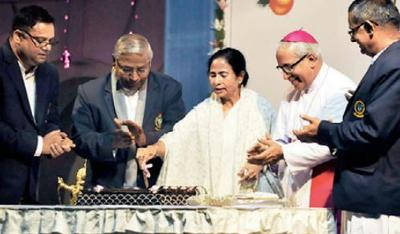
%> input picture 6th_sem/MATLAB/20th-Feb-2018/image3.jpg, 400 x 234 px
$ octave diagonal.m   (GNU Octave 9; MATLAB toolbox functions it lacks are replaced by stand-ins)
%> lines starting %> are read from the running program, lines starting %| are printed output that depends on the picture
%Problem-3:xxximage3.m : Write a program to convert any RGB image file to
%Gray scale. Use formula :  gs=.2989*r+.587*g+.114*b. Convert Gray scale
% image to B/W image. Paste Gray scale image and B/W image on RHS of
%RGB image
clc;
close all;
clear all;
file1=input('\nEnter your input Image File Name=','s');
%> the answer given: ../../../MATLAB/20th-Feb-2018/image3.jpg
file2=input('Enter your output image File Name=','s');
%> the answer given: out.png
x=imread(file1);
%> x is the input picture: size 234x400x3 uint8; mean R, G, B 131.7, 124.1, 122.7
[r,c,d]=size(x);
%> r = 234; c = 400; d = 3
p=1;
for i=1:r
    for j=p:c
        y(i,j,1)=.2989*x(i,j,1)+.587*x(i,j,2)+.114*x(i,j,3);
    end
    p=p+1;
    if p>c
        break;
    end
end
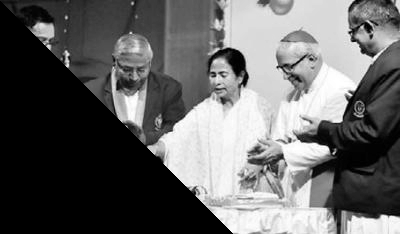
%> y: size 234x400 uint8; min 0, max 255, mean 100
%> after the loop, p = 235
y(1:r,1:c,1)=y(1:r,1:c,1);
y(1:r,1:c,2)=y(1:r,1:c,1);
y(1:r,1:c,3)=y(1:r,1:c,1);
%> y: size 234x400x3 uint8
p=1;
for i=1:r
    for j=1:p
        z(i,j,1:d)=.2989*x(i,j,1)+.587*x(i,j,2)+.114*x(i,j,3);
    end
    p=p+1;
    if p>c
        break;
    end
end
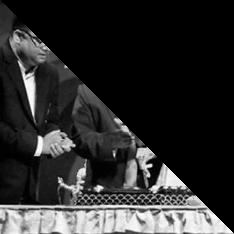
%> z: size 234x234x3 uint8; min 0, max 255, mean 45.2
%> after the loop, p = 235
%> (the run ends here)
